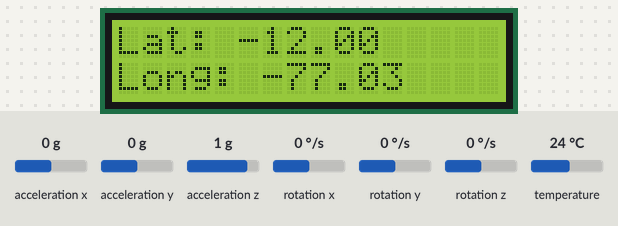
Recording of a program running on a simulated ESP32. Parts: 16×2 character LCD. The test bench sets the inputs (shaded band); at power-on: acceleration x 0 g, acceleration y 0 g, acceleration z 1 g, rotation x 0 °/s, rotation y 0 °/s, rotation z 0 °/s, temperature 24 °C. Uploads are accepted with an empty reply; what the program prints to the serial monitor is not drawn.

Above: at 2.9 s.
3.0 s: acceleration x set to -1.4 g
At 4.2 s:
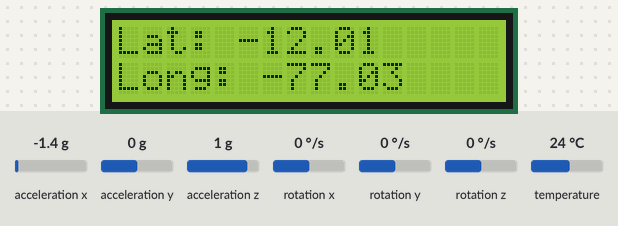
4.5 s: acceleration y set to -1.4 g
At 6.1 s:
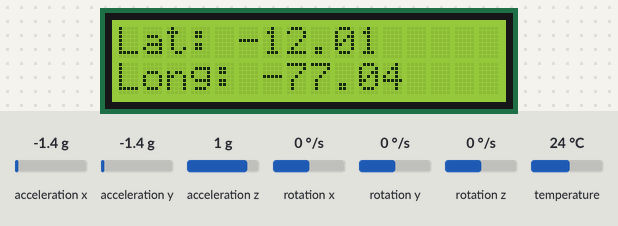
7.0 s: acceleration x set to -0.8 g
At 9.0 s:
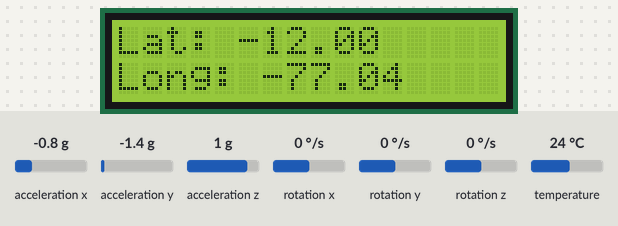
9.4 s: acceleration y set to 0.8 g
At 11.8 s:
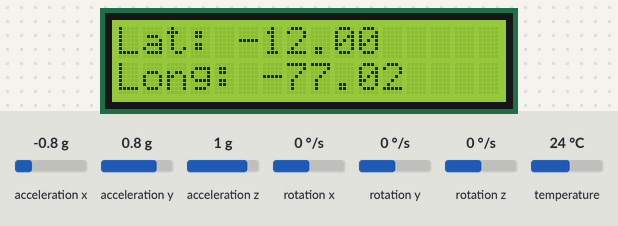
Timing chart, 0 to 12.9 s (numbered marks = the images above; inputs shaded):
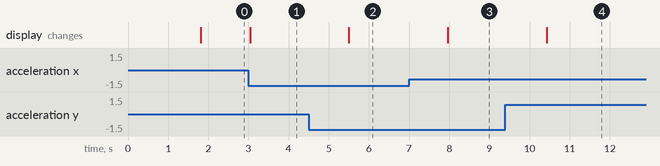

Measured:
- after the input at 3.0 s, the display: changes at once (image 1)
- after the input at 4.5 s, the display: changes after 1.0 s (image 2)
- after the input at 7.0 s, the display: changes after 0.96 s (image 3)
- after the input at 9.4 s, the display: changes after 1.0 s (image 4)

The program:

main.cpp
```cpp
#include <Arduino.h>
#include <Wire.h>
#include <Adafruit_MPU6050.h>
#include <Adafruit_Sensor.h>
#include <WiFi.h>
#include <HTTPClient.h>
#include <LiquidCrystal_I2C.h>
#include "math.h"
#include "time.h"
#include "gps-sensor.hpp"
#include "wifi-setup.hpp"
#include "http-client.hpp"

#define DEVICE_ID 1
String authToken;

LiquidCrystal_I2C LCD = LiquidCrystal_I2C(0x27, 16, 2);

void setup() {
   Serial.begin(115200);
  LCD.init();
  LCD.backlight();
  LCD.setCursor(0,0);
  LCD.print("Starting...");

  setupWiFi();
  authToken = login();
  Serial.print(authToken);
  setupSensor();
  LCD.clear();
}

void loop() {
  float latitudeInit = measureLatitude();
  float longitudeInit = measureLongitude();
  float latitudeStatic = -12.025895;
  float longitudeStatic = -77.058990;
  float latitude = (latitudeInit + 3 * 9.81)/1000 + latitudeStatic;
  float longitude = (longitudeInit + 3 * 9.81)/1000 + longitudeStatic;
  float latitudeShow = round(latitude * 100) /100;
  float longitudeShow = round(longitude * 100) /100;
  LCD.clear();
  LCD.setCursor(0, 0);
  LCD.print("Lat: ");
  LCD.print(latitudeShow);
  LCD.setCursor(0, 1);
  LCD.print("Long: ");
  LCD.print(longitudeShow);


  String requestBody = String("{\"latitude\":") + latitude + ",\"longitude\":" + longitude + ",\"bicycleId\":" + DEVICE_ID + "}";
  Serial.print(requestBody);

  int responseCode = sendUpdateRequest(requestBody.c_str(), authToken.c_str(), DEVICE_ID);
  checkResponseCode(responseCode);

  delay(1000);
}
```
